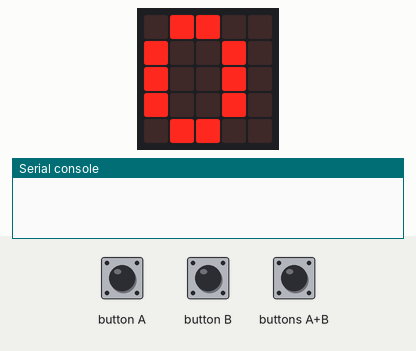
Simulated run of this program. Board: BBC micro:bit running MicroPython. Shown: the board's 5×5 LED display, the last lines printed to the serial console. The test bench sets the inputs (shaded band). No radio messages arrive unless stated (any console line starting 'radio sent:' is added by the test bench).

Above: at 5.0 s.
5.1 s: buttons A+B pressed for 1 s
At 5.86 s:
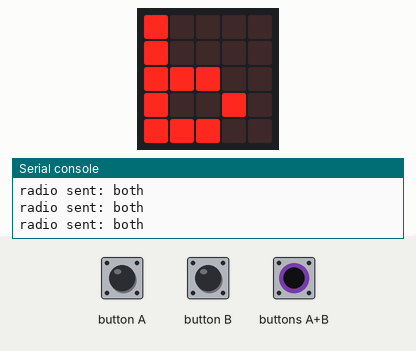
7.6 s: button A pressed for 0.15 s
At 7.67 s:
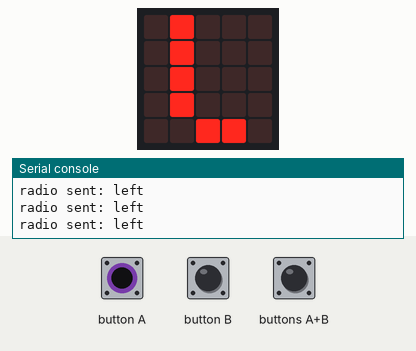
9.2 s: button B pressed for 0.15 s
At 9.28 s:
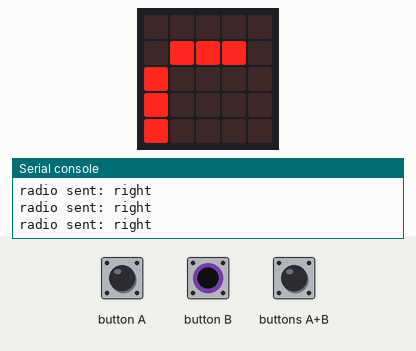
10.8 s: button B pressed for 3.2 s
15.5 s: button A pressed for 3.2 s
At 16.4 s:
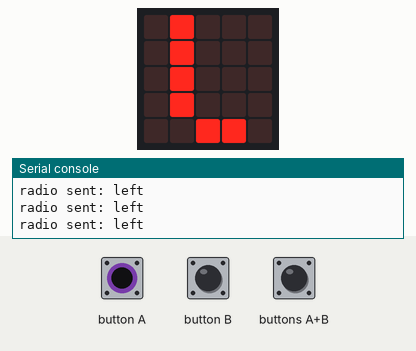
Timing chart, 0 to 18.5 s (numbered marks = the images above; inputs shaded):
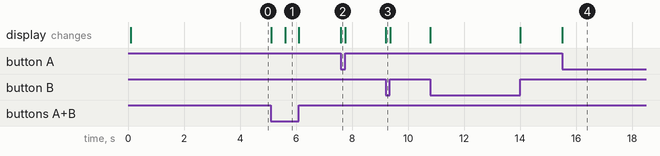

The program:

controller.py
```python
import radio
from microbit import display, Image, button_a, button_b, sleep


def main():
    channel = 0
    channel_set = False

    while not channel_set:
        sleep(100)
        if button_a.is_pressed() and button_b.is_pressed():
	        channel_set = True
        elif button_a.is_pressed():
            channel = channel - 1
        elif button_b.is_pressed():
            channel = channel + 1

        channel = channel % 10
        display.show(str(channel), wait=False, loop=True)

    display.show(Image.HAPPY, wait=True)
    sleep(500)
    display.show(str(channel), wait=False, loop=True)

    radio.config(channel=channel)
    radio.on()

    while True:
        sleep(10)
        if button_a.is_pressed() and button_b.is_pressed():
            radio.send('both')
            display.show('b', wait=False, loop=False)
        elif button_a.is_pressed():
            radio.send('left')
            display.show('l', wait=False, loop=False)
        elif button_b.is_pressed():
            radio.send('right')
            display.show('r', wait=False, loop=False)
        else:
            radio.send('stop')
            display.show(str(channel), wait=False, loop=True)

main()
```

Measured:
- after the input at 5.1 s, the display: first changes at once (image 1 shows a later state)
- after the input at 7.6 s, the display: changes at once (image 2)
- after the input at 9.2 s, the display: changes at once (image 3)
- after the input at 15.5 s, the display: changes at once (image 4)
